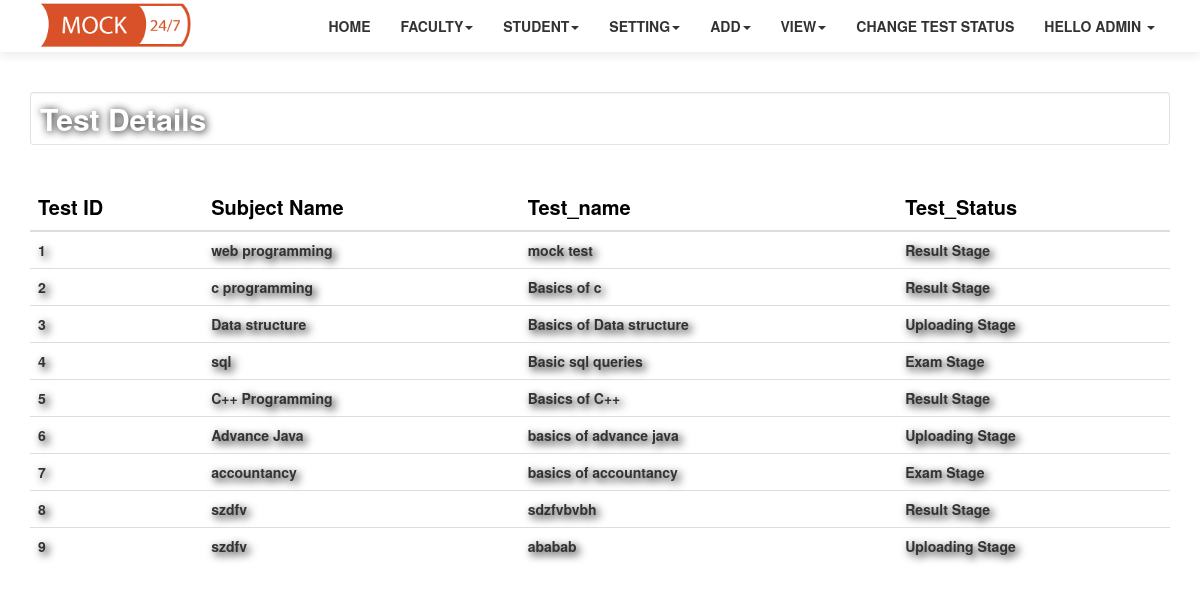
The page /faculty/viewtest.php (signed in) on the database its author committed.
### tables this page shows
CREATE TABLE `tests` (
  `test_id` int(5) NOT NULL,
  `sub_id` int(5) NOT NULL,
  `test_name` varchar(30) NOT NULL,
  `test_status` int(2) NOT NULL DEFAULT '1'
);

CREATE TABLE `subject_list` (
  `sub_id` int(5) NOT NULL,
  `sub_name` varchar(50) NOT NULL
);

### faculty/viewtest.php (the view, shortened to what this page needs)
<!DOCTYPE html>
<html>
<head>
</head>
<body>
	<header class="header">
		<?php
			include 'navbar.php';
		?>
		<div class="container">
			<h2 class="well well-sm" style="background-color:transparent; animation-duration: 3s;text-shadow:1px 1px 8px black; color: white"><b>Test Details</b></h2><br>
			<div class="table-responsive w3-animate-zoom">
				<table class="table table-striped" style=" font-weight: bold;text-shadow: 2px 2px 4px white">
					<thead>
						<tr>
							<th style="color: black; font-size: 20px"><b>Test ID</b></th>
							<th  style="color:black ;font-size: 20px"><b>Subject Name</b></th>
							<th  style="color:black;font-size: 20px"><b>Test_name</b></th>
							<th  style="color:black;font-size: 20px"><b>Test_Status</b></th>
						</tr>
					</thead>
					<tbody style="background-color: transparent;">
						<?php
							$servername ="localhost";
							$username= "root";
							$password= "password";
							$dbname = "mocktest";
							$conn = mysqli_connect($servername, $username, $password,$dbname );
							$sql="select * from tests,subject_list where tests.sub_id=subject_list.sub_id";
							$result=mysqli_query($conn, $sql);
							if ($result-> num_rows >0) {
								while ($row= $result-> fetch_assoc()) {
									if ($row["test_status"] == 1) {
			                      		$t_status="Uploading Stage";
			                      	}
			                      	elseif ($row["test_status"] == 2) {
			                      		$t_status="Exam Stage";
			                      	}
			                      	else{
			                      		$t_status="Result Stage";
			                      	}
									echo "<tr style='background-color:transparent; text-shadow:3px 3px 8px black'><td>".$row["test_id"]."</td><td>".$row["sub_name"]."</td><td>".$row["test_name"]."</td><td>".$t_status."</td></tr>";
								}
								echo "</table>";
							}
							else{
								echo "0 result";
							}
						?>
			</div>
		</div>
	</header>
</body>
</html>

### style.css (style rules this page uses)
* { margin:0; padding:0; }
body,html { width: 100%; height: 100%; }
.header { height: 100vh; }

### rows shown on the page
tests: test_id "1", sub.sub_name "web programming", test_name "mock test", test_status "Result Stage"
tests: test_id "2", sub.sub_name "c programming", test_name "Basics of c", test_status "Result Stage"
tests: test_id "3", sub.sub_name "Data structure", test_name "Basics of Data structure", test_status "Uploading Stage"
tests: test_id "4", sub.sub_name "sql", test_name "Basic sql queries", test_status "Exam Stage"
tests: test_id "5", sub.sub_name "C++ Programming", test_name "Basics of C++", test_status "Result Stage"
tests: test_id "6", sub.sub_name "Advance Java", test_name "basics of advance java", test_status "Uploading Stage"
tests: test_id "7", sub.sub_name "accountancy", test_name "basics of accountancy", test_status "Exam Stage"
tests: test_id "8", sub.sub_name "szdfv", test_name "sdzfvbvbh", test_status "Result Stage"
tests: test_id "9", sub.sub_name "szdfv", test_name "ababab", test_status "Uploading Stage"

### other values the page prints
$username "ADMIN"
